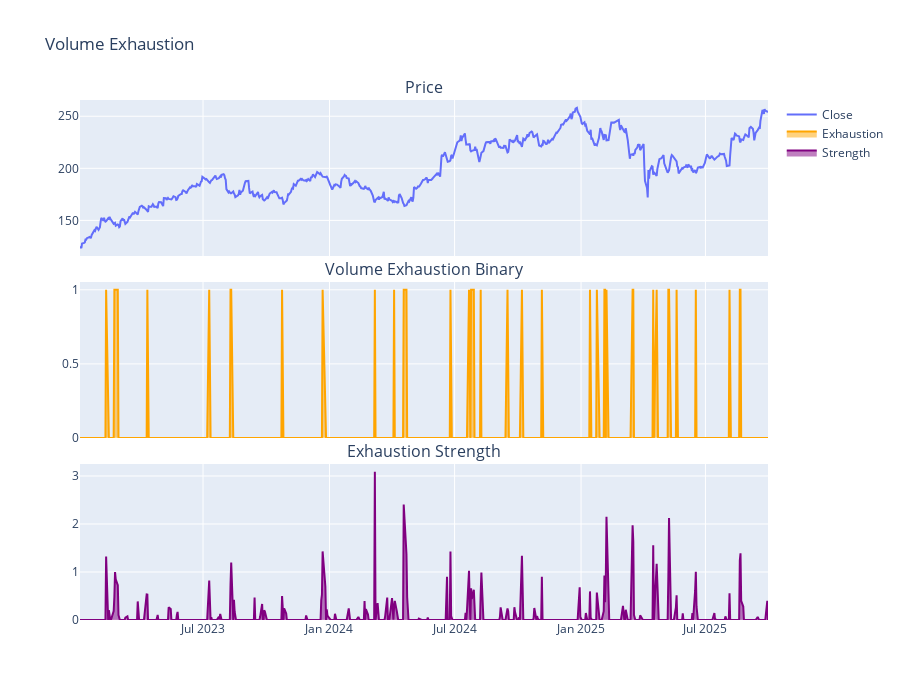

The notebook cell saved with this chart:
### Markdown cell above
## 2. Volume Exhaustion

Price declining + volume declining = selling exhaustion. Sellers giving up despite price still falling. Normal selling has price down + volume up.

### Code cell
df = detect_volume_exhaustion(df)

fig = make_subplots(
    rows=3,
    cols=1,
    shared_xaxes=True,
    vertical_spacing=0.05,
    subplot_titles=("Price", "Volume Exhaustion Binary", "Exhaustion Strength"),
)

fig.add_trace(go.Scatter(x=df["date"], y=df["close"], name="Close"), row=1, col=1)
fig.add_trace(
    go.Scatter(x=df["date"], y=df["volume_exhaustion"], name="Exhaustion", fill="tozeroy", line={"color": "orange"}),
    row=2,
    col=1,
)
fig.add_trace(
    go.Scatter(x=df["date"], y=df["exhaustion_strength"], name="Strength", fill="tozeroy", line={"color": "purple"}),
    row=3,
    col=1,
)

fig.update_layout(height=700, title_text="Volume Exhaustion")
fig.show()

### Figure 1 — Plotly figure (JSON) as saved in the notebook; plotly's stock layout.template omitted (floating-point values rounded to 4 significant figures; data arrays with more than 128 entries replaced by an {"elided": "..."} marker saying what was removed)
{"data": [{"name": "Close", "type": "scatter", "x": {"elided": "688 str values"}, "xaxis": "x", "y": {"elided": "688 float values"}, "yaxis": "y"}, {"fill": "tozeroy", "line": {"color": "orange"}, "name": "Exhaustion", "type": "scatter", "x": {"elided": "688 str values"}, "xaxis": "x2", "y": {"elided": "688 int values"}, "yaxis": "y2"}, {"fill": "tozeroy", "line": {"color": "purple"}, "name": "Strength", "type": "scatter", "x": {"elided": "688 str values"}, "xaxis": "x3", "y": {"elided": "688 float values"}, "yaxis": "y3"}], "layout": {"annotations": [{"font": {"size": 16}, "showarrow": false, "text": "Price", "x": 0.5, "xanchor": "center", "xref": "paper", "y": 1, "yanchor": "bottom", "yref": "paper"}, {"font": {"size": 16}, "showarrow": false, "text": "Volume Exhaustion Binary", "x": 0.5, "xanchor": "center", "xref": "paper", "y": 0.65, "yanchor": "bottom", "yref": "paper"}, {"font": {"size": 16}, "showarrow": false, "text": "Exhaustion Strength", "x": 0.5, "xanchor": "center", "xref": "paper", "y": 0.3, "yanchor": "bottom", "yref": "paper"}], "height": 700, "title": {"text": "Volume Exhaustion"}, "xaxis": {"anchor": "y", "domain": [0, 1], "matches": "x3", "showticklabels": false}, "xaxis2": {"anchor": "y2", "domain": [0, 1], "matches": "x3", "showticklabels": false}, "xaxis3": {"anchor": "y3", "domain": [0, 1]}, "yaxis": {"anchor": "x", "domain": [0.7, 1]}, "yaxis2": {"anchor": "x2", "domain": [0.35, 0.65]}, "yaxis3": {"anchor": "x3", "domain": [0, 0.3]}}}
